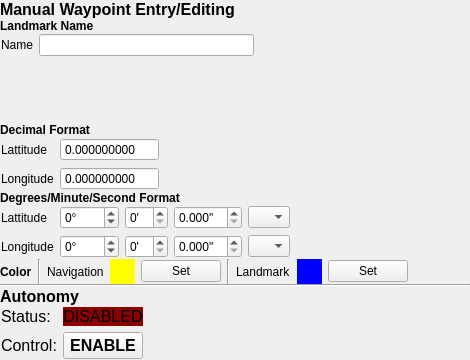
         <widget class="QWidget" name="widget" native="true">
          <property name="sizePolicy">
           <sizepolicy hsizetype="Fixed" vsizetype="Fixed">
            <horstretch>0</horstretch>
            <verstretch>0</verstretch>
           </sizepolicy>
          </property>
          <property name="minimumSize">
           <size>
            <width>470</width>
            <height>360</height>
           </size>
          </property>
          <property name="maximumSize">
           <size>
            <width>470</width>
            <height>360</height>
           </size>
          </property>
          <layout class="QGridLayout" name="gridLayout">
           <property name="leftMargin">
            <number>0</number>
           </property>
           <property name="topMargin">
            <number>0</number>
           </property>
           <property name="rightMargin">
            <number>0</number>
           </property>
           <property name="bottomMargin">
            <number>0</number>
           </property>
           <property name="horizontalSpacing">
            <number>0</number>
           </property>
           <property name="verticalSpacing">
            <number>6</number>
           </property>
           <item row="0" column="0">
            <layout class="QVBoxLayout" name="verticalLayout_3">
             <property name="spacing">
              <number>0</number>
             </property>
             <item>
              <widget class="QLabel" name="label_16">
               <property name="font">
                <font>
                 <pointsize>12</pointsize>
                 <weight>75</weight>
                 <bold>true</bold>
                </font>
               </property>
               <property name="text">
                <string>Manual Waypoint Entry/Editing</string>
               </property>
              </widget>
             </item>
             <item>
              <widget class="QLabel" name="label_28">
               <property name="font">
                <font>
                 <weight>75</weight>
                 <bold>true</bold>
                </font>
               </property>
               <property name="text">
                <string>Landmark Name</string>
               </property>
              </widget>
             </item>
             <item>
              <layout class="QGridLayout" name="gridLayout_12">
               <property name="leftMargin">
                <number>1</number>
               </property>
               <property name="topMargin">
                <number>1</number>
               </property>
               <property name="rightMargin">
                <number>1</number>
               </property>
               <property name="bottomMargin">
                <number>1</number>
               </property>
               <property name="spacing">
                <number>6</number>
               </property>
               <item row="0" column="1">
                <widget class="QLineEdit" name="manual_waypoint_landmark_name_line_edit"/>
               </item>
               <item row="0" column="0">
                <widget class="QLabel" name="label_29">
                 <property name="text">
                  <string>Name</string>
                 </property>
                </widget>
               </item>
               <item row="0" column="2">
                <spacer name="horizontalSpacer_9">
                 <property name="orientation">
                  <enum>Qt::Horizontal</enum>
                 </property>
                 <property name="sizeHint" stdset="0">
                  <size>
                   <width>40</width>
                   <height>20</height>
                  </size>
                 </property>
                </spacer>
               </item>
              </layout>
             </item>
             <item>
              <widget class="QLabel" name="mapping_label">
               <property name="sizePolicy">
                <sizepolicy hsizetype="Fixed" vsizetype="Fixed">
                 <horstretch>0</horstretch>
                 <verstretch>0</verstretch>
                </sizepolicy>
               </property>
               <property name="minimumSize">
                <size>
                 <width>1280</width>
                 <height>720</height>
                </size>
               </property>
               <property name="maximumSize">
                <size>
                 <width>1280</width>
                 <height>720</height>
                </size>
               </property>
               <property name="text">
                <string/>
               </property>
              </widget>
             </item>
             <item>
              <widget class="QLabel" name="label_7">
               <property name="font">
                <font>
                 <weight>75</weight>
                 <bold>true</bold>
                </font>
               </property>
               <property name="text">
                <string>Decimal Format</string>
               </property>
              </widget>
             </item>
             <item>
              <layout class="QGridLayout" name="gridLayout_7">
               <property name="leftMargin">
                <number>1</number>
               </property>
               <property name="topMargin">
                <number>1</number>
               </property>
               <property name="rightMargin">
                <number>1</number>
               </property>
               <property name="bottomMargin">
                <number>1</number>
               </property>
               <property name="spacing">
                <number>6</number>
               </property>
               <item row="0" column="1">
                <widget class="QDoubleSpinBox" name="manual_waypoint_decimal_lattitude_spin_box">
                 <property name="buttonSymbols">
                  <enum>QAbstractSpinBox::NoButtons</enum>
                 </property>
                 <property name="decimals">
                  <number>9</number>
                 </property>
                 <property name="minimum">
                  <double>-90.000000000000000</double>
                 </property>
                 <property name="maximum">
                  <double>90.000000000000000</double>
                 </property>
                 <property name="singleStep">
                  <double>0.000001000000000</double>
                 </property>
                </widget>
               </item>
               <item row="1" column="1">
                <widget class="QDoubleSpinBox" name="manual_waypoint_decimal_longitude_spin_box">
                 <property name="buttonSymbols">
                  <enum>QAbstractSpinBox::NoButtons</enum>
                 </property>
                 <property name="decimals">
                  <number>9</number>
                 </property>
                 <property name="minimum">
                  <double>-180.000000000000000</double>
                 </property>
                 <property name="maximum">
                  <double>180.000000000000000</double>
                 </property>
                 <property name="singleStep">
                  <double>0.000001000000000</double>
                 </property>
                </widget>
               </item>
               <item row="0" column="0">
                <widget class="QLabel" name="label_17">
                 <property name="text">
                  <string>Lattitude</string>
                 </property>
                </widget>
               </item>
               <item row="1" column="0">
                <widget class="QLabel" name="label_18">
                 <property name="text">
                  <string>Longitude</string>
                 </property>
                </widget>
               </item>
               <item row="0" column="2">
                <spacer name="horizontalSpacer_4">
                 <property name="orientation">
                  <enum>Qt::Horizontal</enum>
                 </property>
                 <property name="sizeHint" stdset="0">
                  <size>
                   <width>40</width>
                   <height>20</height>
                  </size>
                 </property>
                </spacer>
               </item>
              </layout>
             </item>
             <item>
              <widget class="QLabel" name="label_8">
               <property name="font">
                <font>
                 <weight>75</weight>
                 <bold>true</bold>
                </font>
               </property>
               <property name="text">
                <string>Degrees/Minute/Second Format</string>
               </property>
              </widget>
             </item>
             <item>
              <layout class="QGridLayout" name="gridLayout_10">
               <property name="leftMargin">
                <number>1</number>
               </property>
               <property name="topMargin">
                <number>1</number>
               </property>
               <property name="rightMargin">
                <number>1</number>
               </property>
               <property name="bottomMargin">
                <number>1</number>
               </property>
               <property name="spacing">
                <number>6</number>
               </property>
               <item row="0" column="0">
                <widget class="QLabel" name="label_9">
                 <property name="text">
                  <string>Lattitude</string>
                 </property>
                </widget>
               </item>
               <item row="0" column="5">
                <spacer name="horizontalSpacer_7">
                 <property name="orientation">
                  <enum>Qt::Horizontal</enum>
                 </property>
                 <property name="sizeHint" stdset="0">
                  <size>
                   <width>40</width>
                   <height>20</height>
                  </size>
                 </property>
                </spacer>
               </item>
               <item row="0" column="3">
                <widget class="QDoubleSpinBox" name="manual_waypoint_seconds_lattitude_spin_box">
                 <property name="suffix">
                  <string>&quot;</string>
                 </property>
                 <property name="decimals">
                  <number>3</number>
                 </property>
                </widget>
               </item>
               <item row="1" column="0">
                <widget class="QLabel" name="label_10">
                 <property name="text">
                  <string>Longitude</string>
                 </property>
                </widget>
               </item>
               <item row="1" column="3">
                <widget class="QDoubleSpinBox" name="manual_waypoint_seconds_longitude_spin_box">
                 <property name="suffix">
                  <string>&quot;</string>
                 </property>
                 <property name="decimals">
                  <number>3</number>
                 </property>
                </widget>
               </item>
               <item row="0" column="1">
                <widget class="QSpinBox" name="manual_waypoint_degrees_lattitude_spin_box">
                 <property name="suffix">
                  <string>° </string>
                 </property>
                 <property name="minimum">
                  <number>-90</number>
                 </property>
                 <property name="maximum">
                  <number>90</number>
                 </property>
                </widget>
               </item>
               <item row="0" column="2">
                <widget class="QSpinBox" name="manual_waypoint_minutes_lattitude_spin_box">
                 <property name="suffix">
                  <string>'</string>
                 </property>
                 <property name="maximum">
                  <number>60</number>
                 </property>
                </widget>
               </item>
               <item row="0" column="4">
                <widget class="QComboBox" name="manual_waypoint_cardinal_lattitude_combo_box">
                 <item>
                  <property name="text">
                   <string/>
                  </property>
                 </item>
                 <item>
                  <property name="text">
                   <string>N</string>
                  </property>
                 </item>
                 <item>
                  <property name="text">
                   <string>S</string>
                  </property>
                 </item>
                </widget>
               </item>
               <item row="1" column="1">
                <widget class="QSpinBox" name="manual_waypoint_degrees_longitude_spin_box">
                 <property name="suffix">
                  <string>° </string>
                 </property>
                 <property name="minimum">
                  <number>-180</number>
                 </property>
                 <property name="maximum">
                  <number>180</number>
                 </property>
                </widget>
               </item>
               <item row="1" column="4">
                <widget class="QComboBox" name="manual_waypoint_cardinal_longitude_combo_box">
                 <item>
                  <property name="text">
                   <string/>
                  </property>
                 </item>
                 <item>
                  <property name="text">
                   <string>W</string>
                  </property>
                 </item>
                 <item>
                  <property name="text">
                   <string>E</string>
                  </property>
                 </item>
                </widget>
               </item>
               <item row="1" column="2">
                <widget class="QSpinBox" name="manual_waypoint_minutes_longitude_spin_box">
                 <property name="suffix">
                  <string>'</string>
                 </property>
                 <property name="maximum">
                  <number>60</number>
                 </property>
                </widget>
               </item>
              </layout>
             </item>
             <item>
              <layout class="QHBoxLayout" name="horizontalLayout_4">
               <property name="spacing">
                <number>6</number>
               </property>
               <item>
                <widget class="QLabel" name="label_11">
                 <property name="font">
                  <font>
                   <weight>75</weight>
                   <bold>true</bold>
                  </font>
                 </property>
                 <property name="text">
                  <string>Color</string>
                 </property>
                </widget>
               </item>
               <item>
                <widget class="Line" name="line">
                 <property name="orientation">
                  <enum>Qt::Vertical</enum>
                 </property>
                </widget>
               </item>
               <item>
                <widget class="QLabel" name="label_4">
                 <property name="text">
                  <string>Navigation</string>
                 </property>
                </widget>
               </item>
               <item>
                <widget class="QLabel" name="manual_waypoint_navigation_color_label">
                 <property name="minimumSize">
                  <size>
                   <width>25</width>
                   <height>25</height>
                  </size>
                 </property>
                 <property name="maximumSize">
                  <size>
                   <width>25</width>
                   <height>25</height>
                  </size>
                 </property>
                 <property name="styleSheet">
                  <string notr="true">background-color:yellow;</string>
                 </property>
                 <property name="text">
                  <string/>
                 </property>
                </widget>
               </item>
               <item>
                <widget class="QPushButton" name="manual_waypoint_navigation_color_set_button">
                 <property name="text">
                  <string>Set</string>
                 </property>
                </widget>
               </item>
               <item>
                <widget class="Line" name="line_7">
                 <property name="orientation">
                  <enum>Qt::Vertical</enum>
                 </property>
                </widget>
               </item>
               <item>
                <widget class="QLabel" name="label_12">
                 <property name="text">
                  <string>Landmark</string>
                 </property>
                </widget>
               </item>
               <item>
                <widget class="QLabel" name="manual_waypoint_landmark_color_label">
                 <property name="minimumSize">
                  <size>
                   <width>25</width>
                   <height>25</height>
                  </size>
                 </property>
                 <property name="maximumSize">
                  <size>
                   <width>25</width>
                   <height>25</height>
                  </size>
                 </property>
                 <property name="styleSheet">
                  <string notr="true">background-color:blue;</string>
                 </property>
                 <property name="text">
                  <string/>
                 </property>
                </widget>
               </item>
               <item>
                <widget class="QPushButton" name="manual_waypoint_landmark_color_set_button">
                 <property name="text">
                  <string>Set</string>
                 </property>
                </widget>
               </item>
               <item>
                <spacer name="horizontalSpacer_2">
                 <property name="orientation">
                  <enum>Qt::Horizontal</enum>
                 </property>
                 <property name="sizeHint" stdset="0">
                  <size>
                   <width>40</width>
                   <height>20</height>
                  </size>
                 </property>
                </spacer>
               </item>
              </layout>
             </item>
             <item>
              <widget class="Line" name="line_2">
               <property name="orientation">
                <enum>Qt::Horizontal</enum>
               </property>
              </widget>
             </item>
             <item>
              <widget class="QLabel" name="label_24">
               <property name="font">
                <font>
                 <pointsize>12</pointsize>
                 <weight>75</weight>
                 <bold>true</bold>
                </font>
               </property>
               <property name="text">
                <string>Autonomy</string>
               </property>
              </widget>
             </item>
             <item>
              <layout class="QGridLayout" name="gridLayout_11">
               <property name="leftMargin">
                <number>1</number>
               </property>
               <property name="topMargin">
                <number>1</number>
               </property>
               <property name="rightMargin">
                <number>1</number>
               </property>
               <property name="bottomMargin">
                <number>1</number>
               </property>
               <property name="spacing">
                <number>6</number>
               </property>
               <item row="0" column="0">
                <widget class="QLabel" name="label_25">
                 <property name="font">
                  <font>
                   <pointsize>12</pointsize>
                  </font>
                 </property>
                 <property name="text">
                  <string>Status:</string>
                 </property>
                </widget>
               </item>
               <item row="1" column="2">
                <spacer name="horizontalSpacer_8">
                 <property name="orientation">
                  <enum>Qt::Horizontal</enum>
                 </property>
                 <property name="sizeHint" stdset="0">
                  <size>
                   <width>40</width>
                   <height>20</height>
                  </size>
                 </property>
                </spacer>
               </item>
               <item row="1" column="0">
                <widget class="QLabel" name="label_26">
                 <property name="font">
                  <font>
                   <pointsize>12</pointsize>
                  </font>
                 </property>
                 <property name="text">
                  <string>Control:</string>
                 </property>
                </widget>
               </item>
               <item row="1" column="1">
                <widget class="QPushButton" name="autonom_control_button">
                 <property name="font">
                  <font>
                   <pointsize>12</pointsize>
                   <weight>75</weight>
                   <bold>true</bold>
                  </font>
                 </property>
                 <property name="text">
                  <string>ENABLE</string>
                 </property>
                </widget>
               </item>
               <item row="0" column="1">
                <widget class="QLabel" name="autonomy_status_label">
                 <property name="font">
                  <font>
                   <pointsize>12</pointsize>
                  </font>
                 </property>
                 <property name="styleSheet">
                  <string notr="true">background-color:darkred;</string>
                 </property>
                 <property name="text">
                  <string>DISABLED</string>
                 </property>
                 <property name="alignment">
                  <set>Qt::AlignCenter</set>
                 </property>
                </widget>
               </item>
              </layout>
             </item>
            </layout>
           </item>
          </layout>
         </widget>
